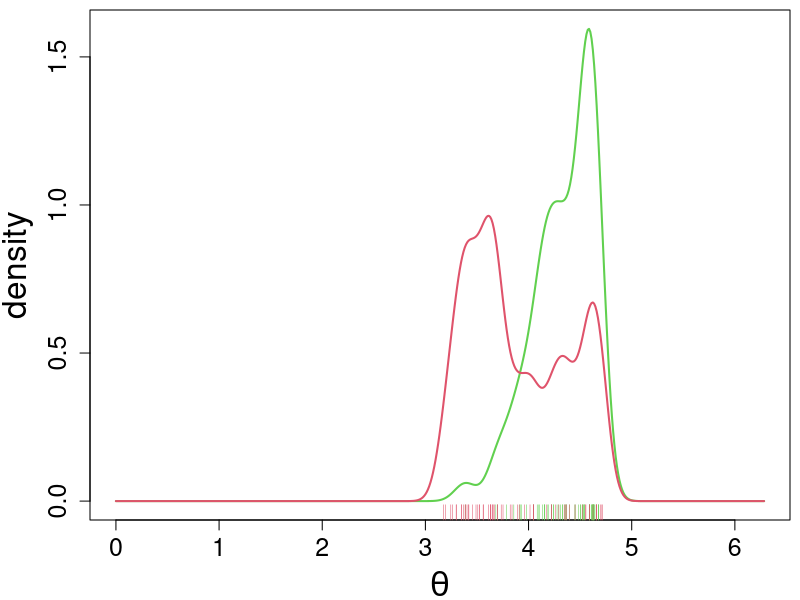

R code for this plot:
library(circular)

s <- read.table("beddip.txt", header = FALSE)
names(s) <- c("DIP", "DIR", "group")
A <- subset(s, group == "A")
B <- subset(s, group == "B")

y <- factor(c(A$group, B$group))

Along <- A$DIP; Blong <- B$DIP
t0 <- rad(Along)
t1 <- rad(Blong)
t0 <- t0+pi; t0 <- t0%%(2*pi) 
t1 <- t1+pi; t1 <- t1%%(2*pi)

n0 <- length(t0); n1 <- length(t1) 
t <- c(t0,t1); n <- n0 + n1 


(bw0 <- bw.cv.ml.circular(circular(t0), upper=1000)) 
(bw1 <- bw.cv.ml.circular(circular(t1), upper=1000))
d0 <- density(circular(t0), bw=bw0, control.circular=list(units="radians"))
d1 <- density(circular(t1), bw=bw1, control.circular=list(units="radians"))

par(mar = c(4,4.5,.5,.5))

plot(as.numeric(d0$x), d0$y,typ = "l", col = 3, lwd = 2, xlab = expression(theta), ylab = "density", cex.lab = 2,cex.axis=1.5)
rug(t0, col=3)
points(as.numeric(d1$x), d1$y, typ = "l", col = 2, lwd = 2)
rug(t1, col=2)
